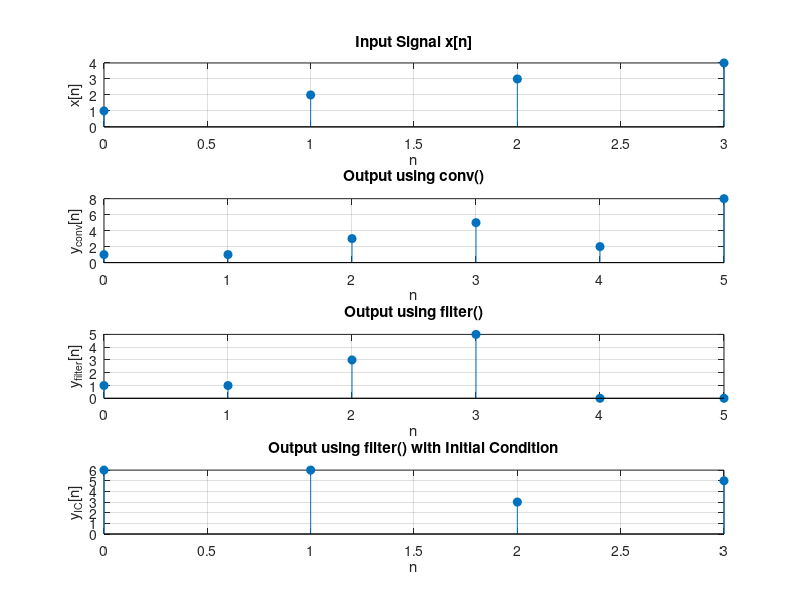
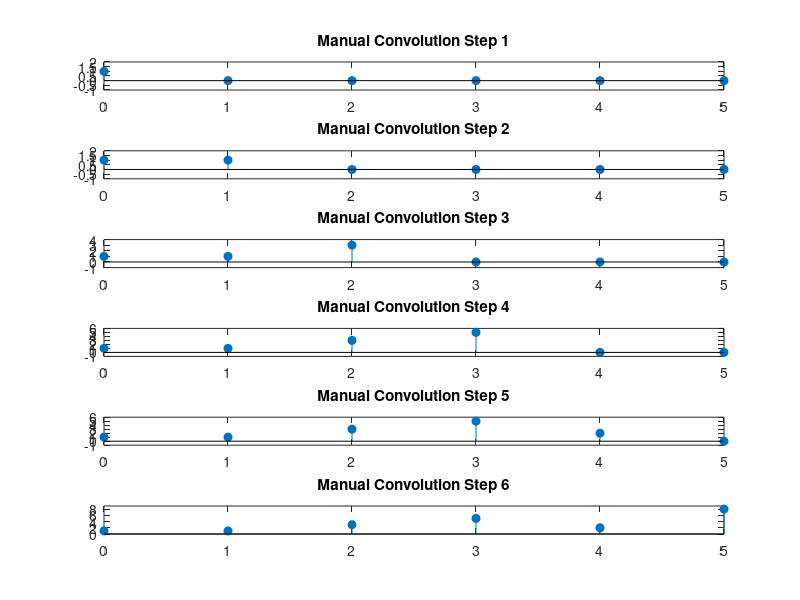

Write the MATLAB code that produced these figures, in order.
% === PART 3: Convolution and Filtering in LTI Systems ===

% Define input signal x[n] and impulse response h[n]
x = [1 2 3 4];           % Example signal x[n]
h = [1 -1 2];            % Example LTI system's impulse response h[n]

% (1) Output using convolution
y_conv = conv(x, h);     % Convolution output

% (2) Output using filter
y_filter = filter(h, 1, x);  % a = 1 (FIR filter), equivalent to convolution

% (3) Compare conv vs filter (needs zero-padding filter output)
y_filter_padded = [y_filter, zeros(1, length(y_conv) - length(y_filter))];

% (4) Explore initial and final conditions
% We'll start with non-zero initial condition
zi = [5 5];  % Initial condition (length = length(h)-1)
[y_with_ic, zf] = filter(h, 1, x, zi);  % Filter with initial condition

% Re-run the same filter starting from final condition
x2 = [0 0 0 0];  % Next input
[y_final_continuation, ~] = filter(h, 1, x2, zf);  % Output using final state

% (5) Plotting all outputs
n1 = 0:length(x)-1;
n2 = 0:length(y_conv)-1;

figure;

subplot(4,1,1);
stem(n1, x, 'filled');
title('Input Signal x[n]');
xlabel('n'); ylabel('x[n]'); grid on;

subplot(4,1,2);
stem(n2, y_conv, 'filled');
title('Output using conv()');
xlabel('n'); ylabel('y_{conv}[n]'); grid on;

subplot(4,1,3);
stem(n2, y_filter_padded, 'filled');
title('Output using filter()');
xlabel('n'); ylabel('y_{filter}[n]'); grid on;

subplot(4,1,4);
stem(0:length(y_with_ic)-1, y_with_ic, 'filled');
title('Output using filter() with Initial Condition');
xlabel('n'); ylabel('y_{IC}[n]'); grid on;

% (6) Explanation:
% y_conv and y_filter match only if length and zero-padding are considered.
% y_with_ic starts higher due to initial condition.
% zf holds the final state of internal delay elements.

% (7) Manual Convolution (step-by-step)
x_pad = [x, zeros(1, length(h)-1)];
h_pad = [h, zeros(1, length(x)-1)];
y_manual = zeros(1, length(x)+length(h)-1);

figure;
for n = 1:length(y_manual)
    for k = 1:length(x)
        if (n-k+1 > 0 && n-k+1 <= length(h))
            y_manual(n) = y_manual(n) + x(k)*h(n-k+1);
        end
    end
    % Plot intermediate output after each step
    subplot(length(y_manual),1,n);
    stem(0:length(y_manual)-1, y_manual, 'filled');
    title(['Manual Convolution Step ' num2str(n)]);
    ylim([min(y_manual)-1, max(y_manual)+1]);
end
